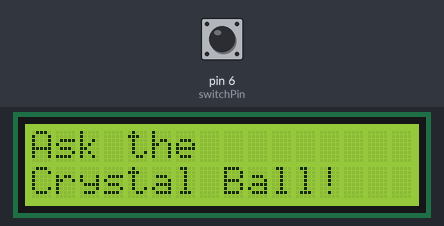
This program was run on a simulated Arduino Uno, built with avr-gcc and run on an emulated ATmega328P. Shown: 16×2 character LCD. Inputs (shaded band) come from the test bench; at power-on: pin 6 (switchPin) LOW. Random numbers use the default seed unless the program sets one.

Above: at 1.2 s.
1.3 s: pin 6 (switchPin) pulled HIGH for 0.15 s
At 3.7 s:
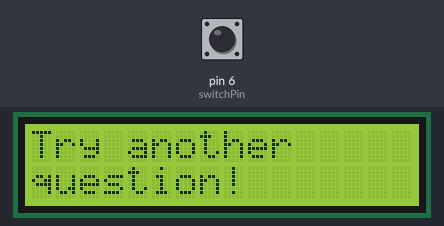
4.4 s: pin 6 (switchPin) pulled HIGH for 1 s
At 5.2 s:
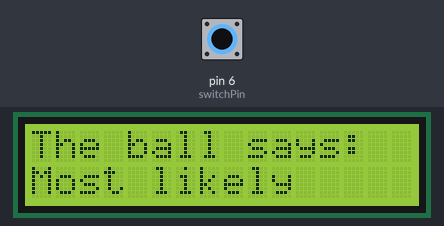
6.9 s: pin 6 (switchPin) pulled HIGH for 3.2 s
At 8.4 s:
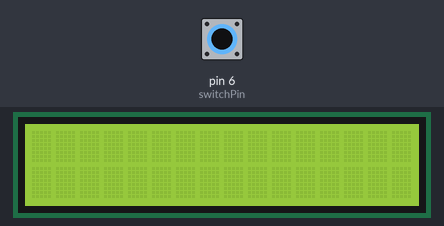
11.6 s: pin 6 (switchPin) pulled HIGH for 0.15 s
At 12.3 s:
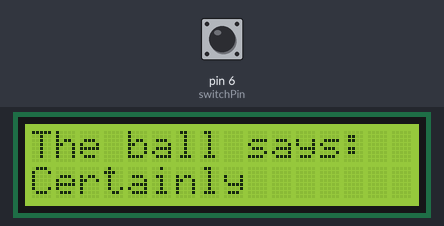
Timing chart, 0 to 14.6 s (numbered marks = the images above; inputs shaded):
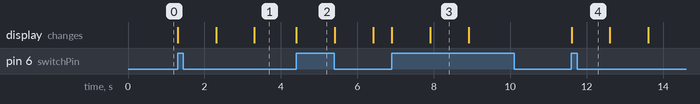

The program:

main.cpp
```cpp
#include <Arduino.h>

// put function declarations here:
int myFunction(int, int);

#include <LiquidCrystal.h> // import the LCD library
LiquidCrystal lcd(12, 11, 5, 4, 3, 2); // create lcd library

const int switchPin = 6; // designate constant variable for switch
int switchState = 0; // variable to hold state of switch
int prevSwitchState = 0; // variable to hold previous state of switch
int reply; // variable to hold reply of screen

void setup() {
  lcd.begin(2, 16); // begin function on lcd object to set dimensions of display
  pinMode(switchPin, INPUT); // initialise switch to be an input
  lcd.print("Ask the"); // print function on lcd object to print text
  lcd.setCursor(0,1); // setCursor function on lcd object for subsequent text
  lcd.print("Crystal Ball!"); // print function on lcd object to print text
}

void loop() {
  switchState = digitalRead(switchPin); // read switch to determine action on LCD display
  if (switchState != prevSwitchState){ // action if switch has been 'pressed'
    if (switchState == HIGH){ // action only if switch is in 'pressed' state
      reply = random(8);
      lcd.clear();
      lcd.setCursor(0,0);
      lcd.print("The ball says:");
      lcd.setCursor(0,1);
      switch(reply){
        case 0:
        lcd.print("Yes");
        break;
        case 1:
        lcd.print("Most likely");
        break;
        case 2:
        lcd.print("Certainly");
        break;
        case 3:
        lcd.print("Outlook good");
        break;
        case 4:
        lcd.print("Unsure");
        break;
        case 5:
        lcd.print("Ask again");
        break;
        case 6:
        lcd.print("Doubtful");
        break;
        case 7:
        lcd.print("No");
        break;
      }
      delay(1000);
      lcd.clear();
      delay(1000);
      lcd.setCursor(0,0);
      lcd.print("Try another");
      lcd.setCursor(0, 1);
      lcd.print("question!");

    }
  }
  prevSwitchState= switchState;

}

// put function definitions here:
int myFunction(int x, int y) {
  return x + y;
}
```

Measured:
- after the input at 1.3 s, the display: first changes at once (image 1 shows a later state)
- after the input at 4.4 s, the display: changes at once (image 2)
- after the input at 6.9 s, the display: first changes at once (image 3 shows a later state)
- after the input at 11.6 s, the display: changes at once (image 4)
- what the display in image 3 shows lasts 1.0 s, from 7.9 s to 8.9 s
